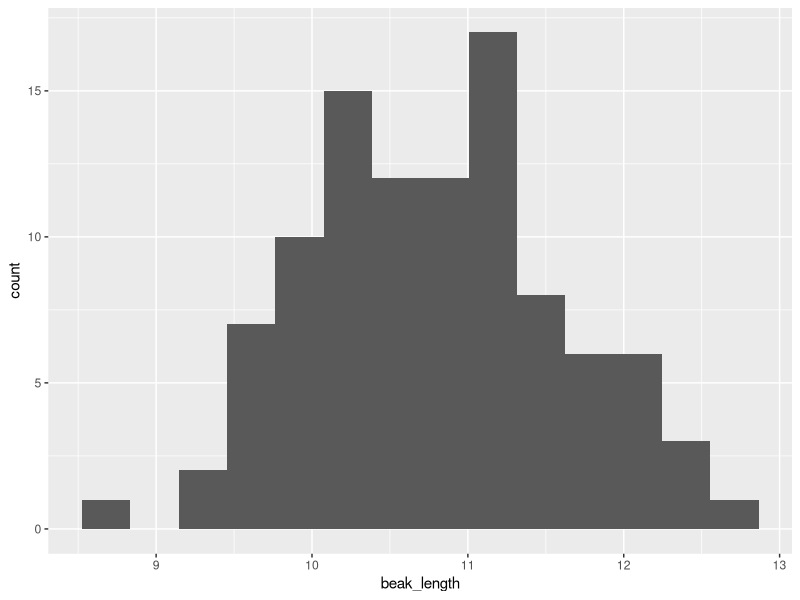
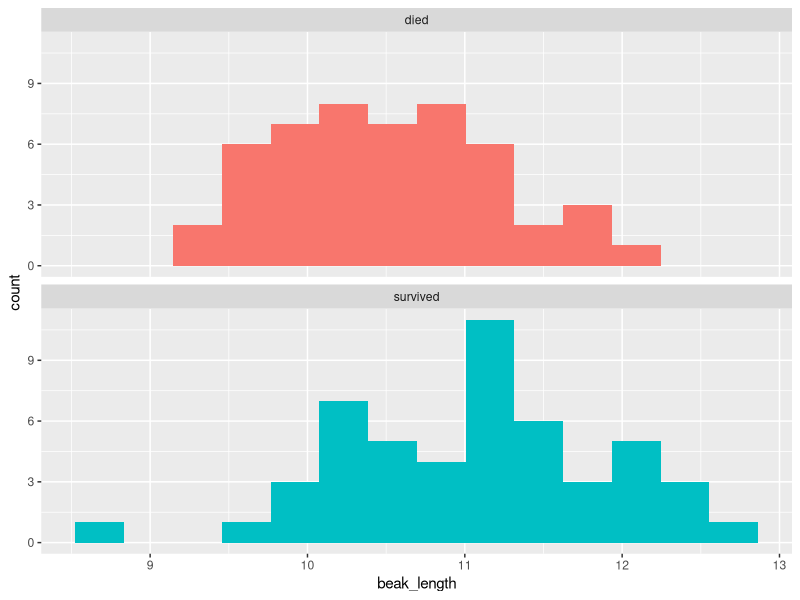
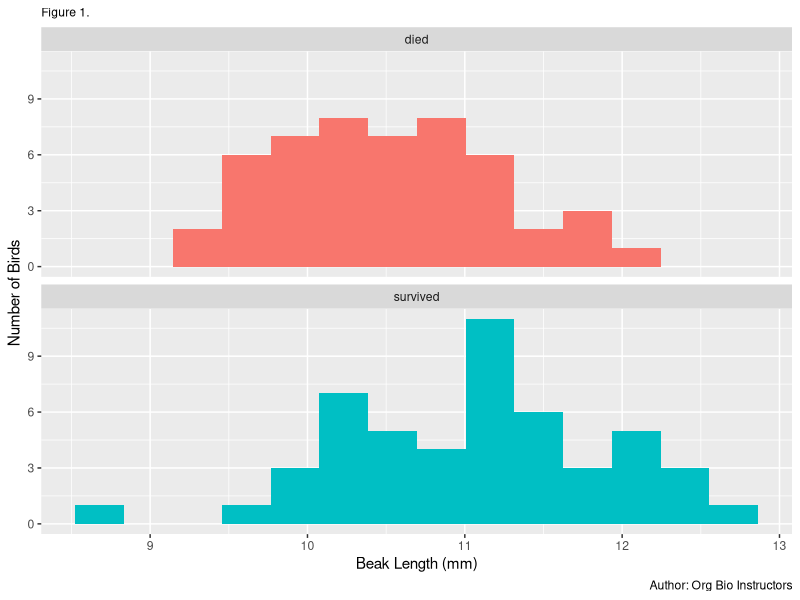
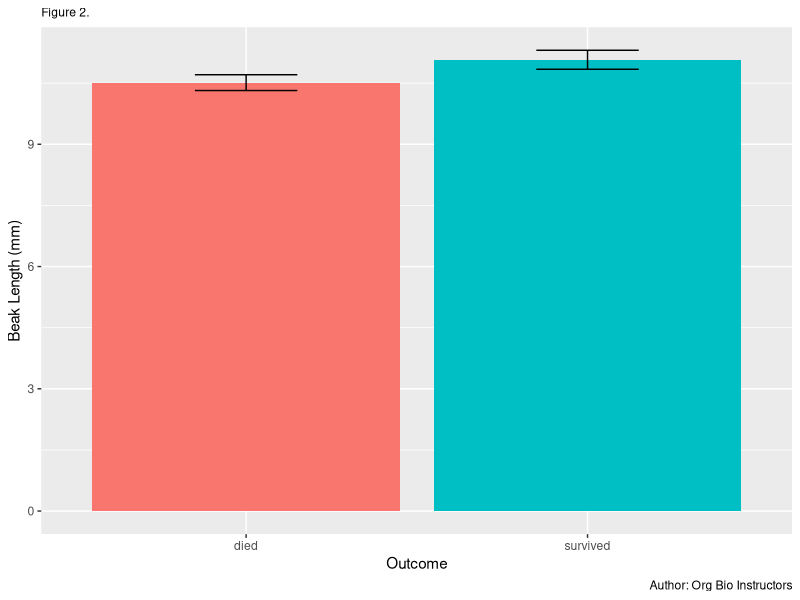

Here is the R script that generated these plots, in order:
## ---- chunk 1
# load packages -----------------------------------------------------------

# run every time you restart RStudio
library(readxl)     # load readxl, for reading Excel files
library(tidyverse)  # load tidyverse, for working with datasets
## ---- chunk 2
# read data ----------------------------------------------------------------

# read the finches data
finches <- read_excel("finches_data.xlsx")
## ---- chunk 3
# print the results in the console
finches
## ---- chunk 4
# take a quick look at all the variables in the dataset
glimpse(finches)
## ---- chunk 5
# histogram ---------------------------------------------------------------

# histogram of beak length
ggplot(
  data = finches,                     # use the finches dataset
  mapping = aes(x = beak_length)      # put beak length on the x axis
) +
  geom_histogram(bins = 14)           # add the histogram, use 14 bins
## ---- chunk 6
# histogram of beak length, grouped by survival
ggplot(
  data = finches,                     # use the finches dataset
  mapping = aes(x = beak_length,      # put beak length on the x axis
                fill = outcome)       # fill sets the color of the boxes
) +
  geom_histogram(bins = 14) +         # add the histogram, use 14 bins
  facet_wrap(~ outcome, ncol = 1) +   # outcome is the grouping variable
  guides(fill = "none")               # don't show a legend for fill color
## ---- chunk 7
# histogram of beak length, grouped by survival, with labels
ggplot(
  data = finches,                     # use the finches dataset
  mapping = aes(x = beak_length,      # put beak length on the x axis
                fill = outcome)       # fill sets the color of the boxes
) +
  geom_histogram(bins = 14) +         # add the histogram, use 14 bins
  facet_wrap(~ outcome, ncol = 1) +   # outcome is the grouping variable
  guides(fill = "none") +             # don't show a legend for fill color
  labs(
    title = "Figure 1.",                      # this is the first figure
    x = "Beak Length (mm)",                   # human-readable x-axis label
    y = "Number of Birds",                    # human-readable y-axis label
    caption = "Author: Org Bio Instructors"   # so we know who made it
  ) +
  theme(plot.title = element_text(size = rel(.8)))  # make title smaller
## ---- chunk 8
# summarize ---------------------------------------------------------------

# summarize the dataset by outcome (survived vs. died)
beak_length_grouped_summary <- 
  finches %>% 
  group_by(outcome) %>% 
  summarize(
    mean = mean(beak_length),
    sample_size = n(),
    standard_error = sd(beak_length) / sqrt(sample_size),
    upper_conf_limit = mean + 1.96 * standard_error,
    lower_conf_limit = mean - 1.96 * standard_error
  ) %>% 
  print()                             # print the results in the console
## ---- chunk 9
# bar chart ---------------------------------------------------------------

# bar chart of mean beak lengths
ggplot(
  data = beak_length_grouped_summary,   # use summary data, not "finches"
  mapping = aes(x = outcome,            # survival on the x axis
                y = mean,               # mean beak length on the y axis
                fill = outcome)         # make died/survived different colors
) +
  geom_col() +                                # add columns
  geom_errorbar(                              # add error bars
    mapping = aes(ymin = lower_conf_limit,    #   lower 95% confidence limit
                  ymax = upper_conf_limit),   #   upper 95% confidence limit
    width = .3                                #   width of horizontal bars
  ) +
  guides(fill = "none") +                     # don't show fill color legend
  labs(
    title = "Figure 2.",                      # this is the second figure
    x = "Outcome",                            # human-readable x-axis label
    y = "Beak Length (mm)",                   # human-readable y-axis label
    caption = "Author: Org Bio Instructors"   # so we know who made it
  ) +
  theme(plot.title = element_text(size = rel(.8)))  # make title smaller
## ---- chunk 10
# t-test ------------------------------------------------------------------

# perform a two-sample t-test assuming unequal variances
t.test(beak_length ~ outcome, data = finches)
